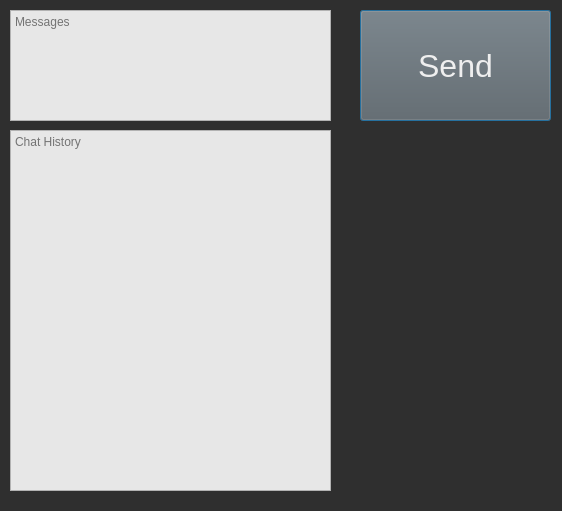
<?xml version="1.0" encoding="UTF-8"?>
<ui version="4.0">
 <class>Chat</class>
 <widget class="QDialog" name="Chat">
  <property name="geometry">
   <rect>
    <x>0</x>
    <y>0</y>
    <width>562</width>
    <height>511</height>
   </rect>
  </property>
  <property name="windowTitle">
   <string>Dialog</string>
  </property>
  <property name="styleSheet">
   <string notr="true">background-color: rgb(47, 47, 47);</string>
  </property>
  <widget class="QTextEdit" name="write">
   <property name="geometry">
    <rect>
     <x>10</x>
     <y>10</y>
     <width>321</width>
     <height>111</height>
    </rect>
   </property>
   <property name="styleSheet">
    <string notr="true">background-color: rgb(231, 231, 231);</string>
   </property>
   <property name="placeholderText">
    <string>Messages</string>
   </property>
  </widget>
  <widget class="QPushButton" name="send">
   <property name="geometry">
    <rect>
     <x>360</x>
     <y>10</y>
     <width>191</width>
     <height>111</height>
    </rect>
   </property>
   <property name="font">
    <font>
     <pointsize>24</pointsize>
    </font>
   </property>
   <property name="styleSheet">
    <string notr="true">background-color: rgb(98, 98, 98);
color: rgb(239, 239, 239);</string>
   </property>
   <property name="text">
    <string>Send</string>
   </property>
  </widget>
  <widget class="QTextBrowser" name="read">
   <property name="geometry">
    <rect>
     <x>10</x>
     <y>130</y>
     <width>321</width>
     <height>361</height>
    </rect>
   </property>
   <property name="styleSheet">
    <string notr="true">background-color: rgb(231, 231, 231);</string>
   </property>
   <property name="placeholderText">
    <string>Chat History</string>
   </property>
  </widget>
 </widget>
 <resources/>
 <connections/>
</ui>
